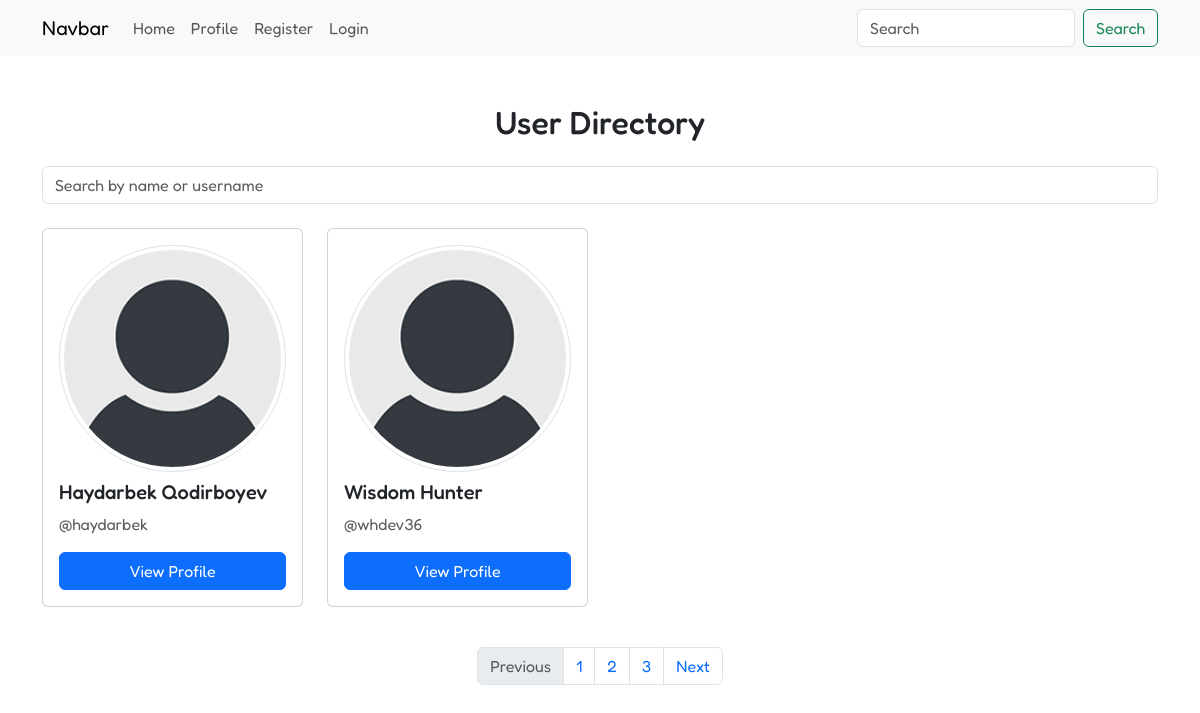
The app's page /read-users/, older data.
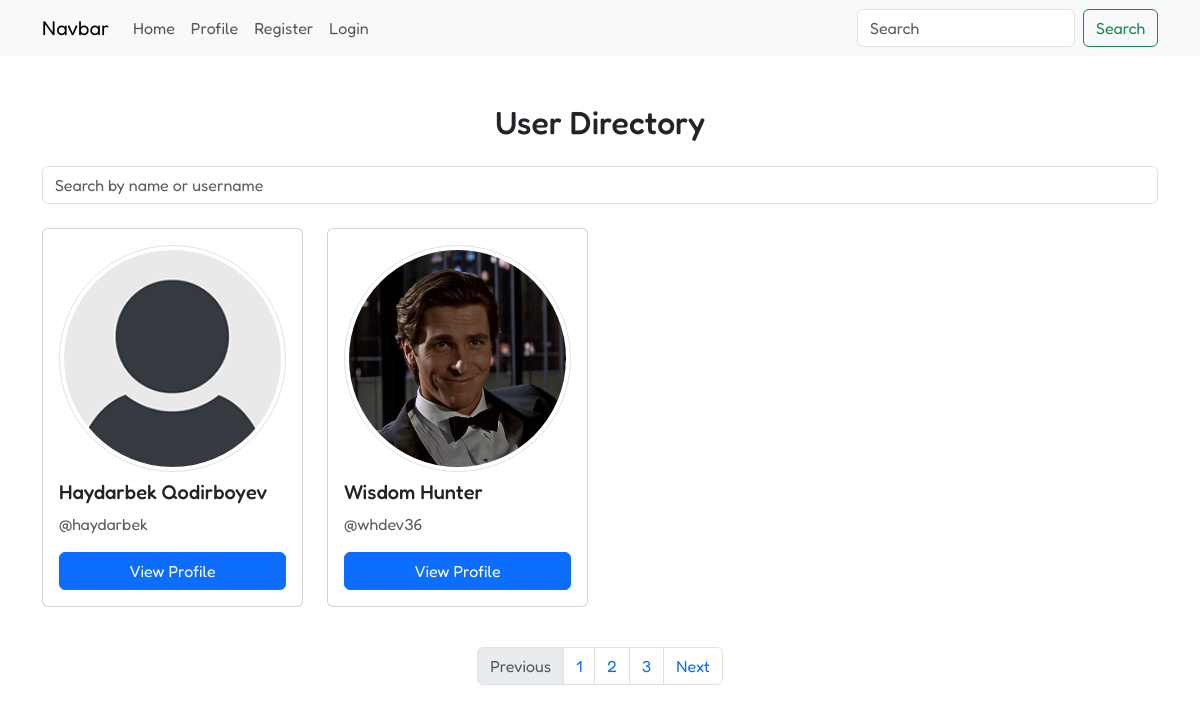
The same page, newer data.
### social/models.py (models this page shows, shortened)
class Profile(AbstractUser):
    profile_picture = models.ImageField(upload_to='profiles/users/', blank=True, null=True)
    bio = models.TextField(max_length=300, blank=True, null=True)
    slug = models.SlugField(unique=True, blank=True, null=True)
    follows = models.ManyToManyField('self', blank=True, symmetrical=False, related_name='followers')

### social/views.py (the view)
# urls.py: path('read-users/', views.read_users, name='read-users'),
def read_users(request):
    users = Profile.objects.all()
    return render(request, 'read-users.html', {'users': users})

### templates/read-users.html (shortened to what this page needs)
{% extends 'base.html' %}
{% load static %}
{% block content %}
        <h2 class="text-center my-4">User Directory</h2>
        <div class="mb-4">
            <input type="text" class="form-control" placeholder="Search by name or username">
        </div>
        <div class="row">
            {% if users %}
                {% for p in users %}
                    <div class="col-md-3 mb-3">
                        <div class="card p-3">
                            <img src="{% if p.profile_picture %}{{ p.profile_picture.url }}{% else %}{% static 'default-pic.png' %}{% endif %}" alt="User Profile"
                                class="rounded-circle img-thumbnail mb-2">
                            <h5 class="font-weight-bold">{{ p.first_name }} {{ p.last_name }}</h5>
                            <p class="text-muted">@{{ p.username }}</p>
                            <a href="{% url 'read-user' p.slug %}" class="btn btn-primary">View Profile</a>
                        </div>
                    </div>
                {% endfor %}
            {% endif %}
        </div>
        <nav aria-label="Page navigation" class="mt-4">
            <ul class="pagination justify-content-center">
                <li class="page-item disabled"><a class="page-link" href="#">Previous</a></li>
                <li class="page-item"><a class="page-link" href="#">1</a></li>
                <li class="page-item"><a class="page-link" href="#">2</a></li>
                <li class="page-item"><a class="page-link" href="#">3</a></li>
                <li class="page-item"><a class="page-link" href="#">Next</a></li>
            </ul>
        </nav>
{% endblock %}

Row changes from the older to the newer data that the page shows:
changed Profile "Wisdom": profile_picture: picture added in place of a placeholder
